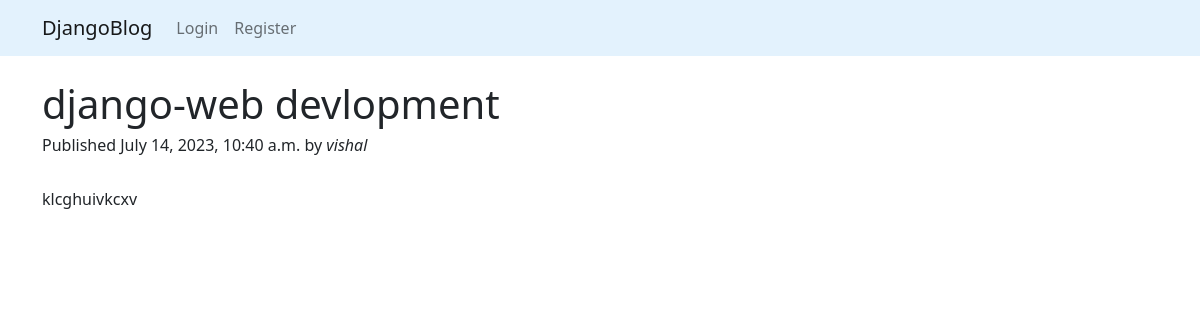
/articles/django-web-devlopment/, run on the app's committed database.
### articles/models.py (models this page shows, shortened)
class Article(models.Model):
    title = models.CharField(max_length=200)
    description = models.TextField()
    slug = models.SlugField(max_length=100, unique=True)
    published = models.DateTimeField(auto_now_add=True)
    author = models.ForeignKey(User, on_delete=models.CASCADE)

### articles/views.py (the view)
# urls.py: path('articles/<slug:slug>/', article_details, name='article_details'),
def article_details(request, slug):
    article = get_object_or_404(Article, slug=slug)
    return render(request, 'details.html', {'article':article})

### articles/templates/details.html (shortened to what this page needs)
{% extends 'base.html' %}
{% block body %}
    <div class="container mt-4">
        <h1>{{article.title}}</h1>
        <h6>Published {{article.published}} by <i>{{article.author}}</i></h6>
        <br>
        <p>{{article.description}}</p>
    </div>
{% endblock %}

### data on the page
Article: title "django-web devlopment", published "July 14, 2023, 10:40 a.m.", author "vishal", description "klcghuivkcxv"
